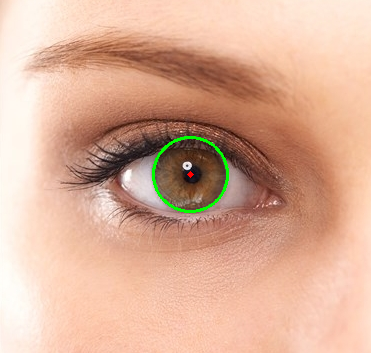
#> input picture image_resources/Detected-Circle.png, 371 x 353 px, found by its file name
$ python 42_a_CircleDetection.py
#> lines starting #> are read from the running program, lines starting #| are printed output that depends on the picture; after the words box and inside, x2 and y2 are one past the last pixel; in counts of white or black regions, pixels touching at a corner belong together

import cv2
import numpy as np

# https://www.geeksforgeeks.org/circle-detection-using-opencv-python/

'''
To detect circles, we may fix a point (x, y). Now, we are required to find 3 parameters: a, b and r.
Therefore, the problem is in a 3-dimensional search space. To find possible circles,
the algorithm uses a 3-D matrix called the “Accumulator Matrix” to store potential a, b and r values.
The value of a (x-coordinate of the center) may range from 1 to rows, b (y-coordinate of the center) may range from 1 to cols,
and r may range from 1 to maxRadius = \sqrt{rows^2 + cols^2}.
'''

# Reading image from folder where it is stored
img    = cv2.imread('/home/dewatic/Documents/openCV-Basic-with-Python/image_resources/Detected-Circle.png')
#> img is the input picture: shape (353, 371, 3); mean B, G, R 151.4, 174.7, 218.4
# img    = cv2.imread('/home/dewatic/Documents/openCV-Basic-with-Python/image_resources/image_2.jpg')

# Convert to grayscale.
gray = cv2.cvtColor(img, cv2.COLOR_BGR2GRAY)
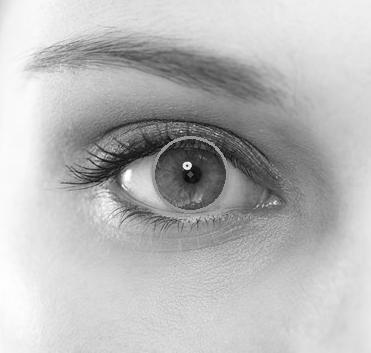
#> gray: shape (353, 371); min 2, max 255, mean 185.1

# Blur using 3 * 3 kernel.
gray_blurred = cv2.blur(gray, (3, 3))

# Apply Hough transform on the blurred image.
detected_circles = cv2.HoughCircles(gray_blurred, cv2.HOUGH_GRADIENT, 1, 20, param1 = 50, param2 = 30, minRadius = 1, maxRadius = 40)
#> detected_circles = [[229.5, 189.5, 31.5], [190.5, 178.5, 31.6], [133.5, 177.5, 33.8], [209.5, 163.5, 36.1], [227.5, 112.5, 33.8], [251.5, 196.5, 31.6], [111.5, 134.5, 19.4], [218.5, 223.5, 21.7], [106.5, 208.5, 17.2], [178.5, 157.5, 19.4], [155.5, 143.5, 16.1], [81.5, 150.5, 17.2]]

# Draw circles that are detected.
if detected_circles is not None:
    # Convert the circle parameters a, b and r to integers.
    detected_circles = np.uint16(np.around(detected_circles))
#> detected_circles = [[230, 190, 32], [190, 178, 32], [134, 178, 34], [210, 164, 36], [228, 112, 34], [252, 196, 32], [112, 134, 19], [218, 224, 22], [106, 208, 17], [178, 158, 19], [156, 144, 16], [82, 150, 17]]

    for pt in detected_circles[0, :]:
        a, b, r = pt[0], pt[1], pt[2]

        # Draw the circumference of the circle.
        cv2.circle(img, (a, b), r, (255, 0, 0), 2)

        # Draw a small circle (of radius 1) to show the center.
        cv2.circle(img, (a, b), 1, (0, 0, 255), 3)
        cv2.imshow("Detected Circle", img)
        cv2.waitKey(0)
#> this loop made 12 passes
#> pass 1, `cv2.imshow("Detected Circle", img)`:
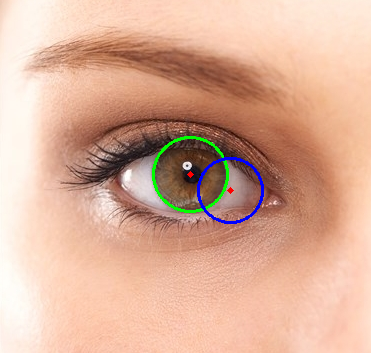
#> window 'Detected Circle': shape (353, 371, 3); mean B, G, R 152.2, 174.3, 217.9
#> pass 2, `cv2.imshow("Detected Circle", img)`:
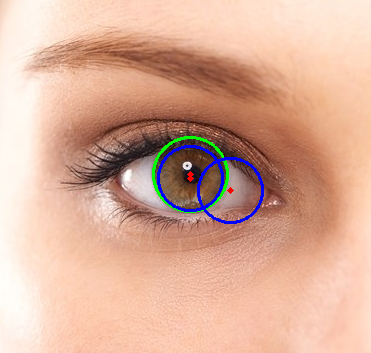
#> window 'Detected Circle': shape (353, 371, 3); mean B, G, R 153.1, 173.8, 217.6
#> after the loop:
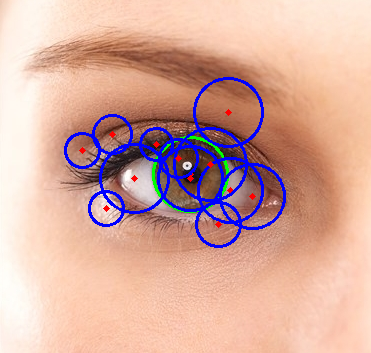
#> img: shape (353, 371, 3); 4.34% of pixels changed, all inside (x1, y1, x2, y2) = (64, 77, 286, 248)

cv2.waitKey(0)
cv2.destroyAllWindows()

$ run again, with image_resources/image_2.jpg saved as image_resources/Detected-Circle.png
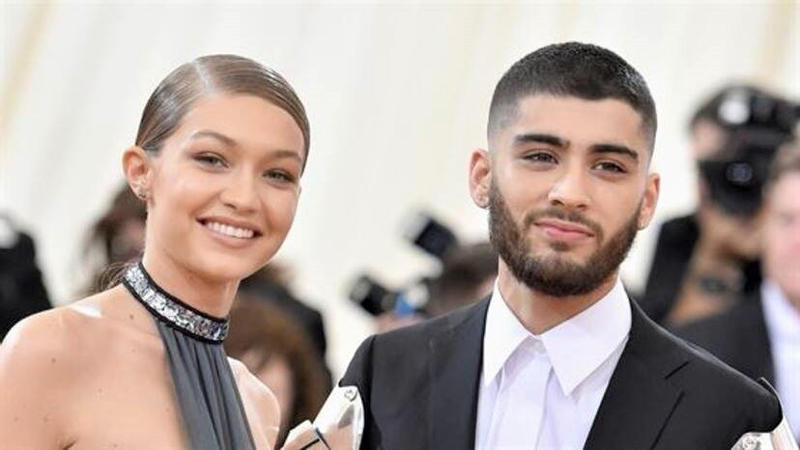
#> input picture image_resources/image_2.jpg, 800 x 450 px, found by its file name
#> img is the input picture: shape (450, 800, 3); mean B, G, R 157.9, 163.8, 177.3
#> `gray = cv2.cvtColor(img, cv2.COLOR_BGR2GRAY)`:
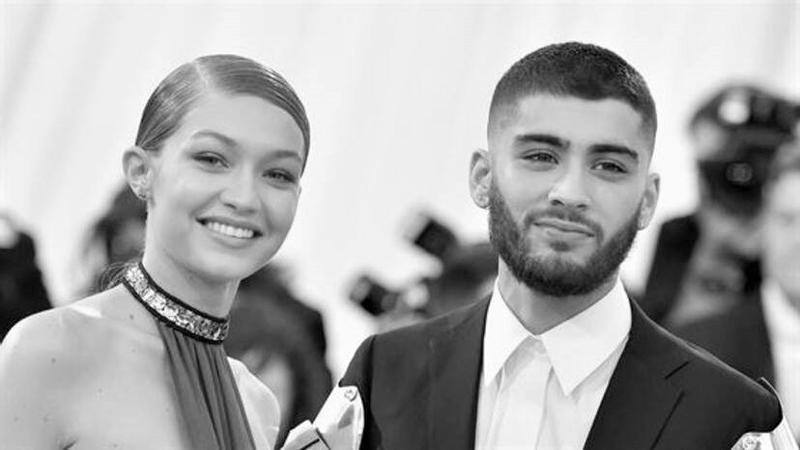
#> gray: shape (450, 800); min 0, max 255, mean 167.2
#> `detected_circles = cv2.HoughCircles(gray_blurred, cv2.HOUGH_GRADIENT, ..`: detected_circles = [[561.5, 250.5, 39.4], [536.5, 173.5, 25.8], [609.5, 185.5, 33.8], [123.5, 243.5, 21.3], [185.5, 91.5, 13.8], [736.5, 112.5, 17.3], [222.5, 345.5, 19.3], [540.5, 225.5, 18.1]]
#> `detected_circles = np.uint16(np.around(detected_circles))`: detected_circles = [[562, 250, 39], [536, 174, 26], [610, 186, 34], [124, 244, 21], [186, 92, 14], [736, 112, 17], [222, 346, 19], [540, 226, 18]]
#> the loop `for pt in detected_circles[0, :]:` made 8 passes
#> after the loop `for pt in detected_circles[0, :]:`:
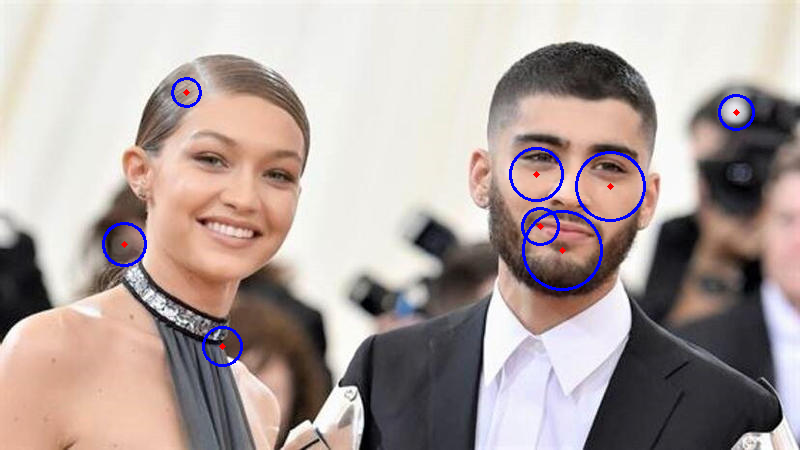
#> img: shape (450, 800, 3); 1.04% of pixels changed, all inside (x1, y1, x2, y2) = (102, 77, 755, 367)
